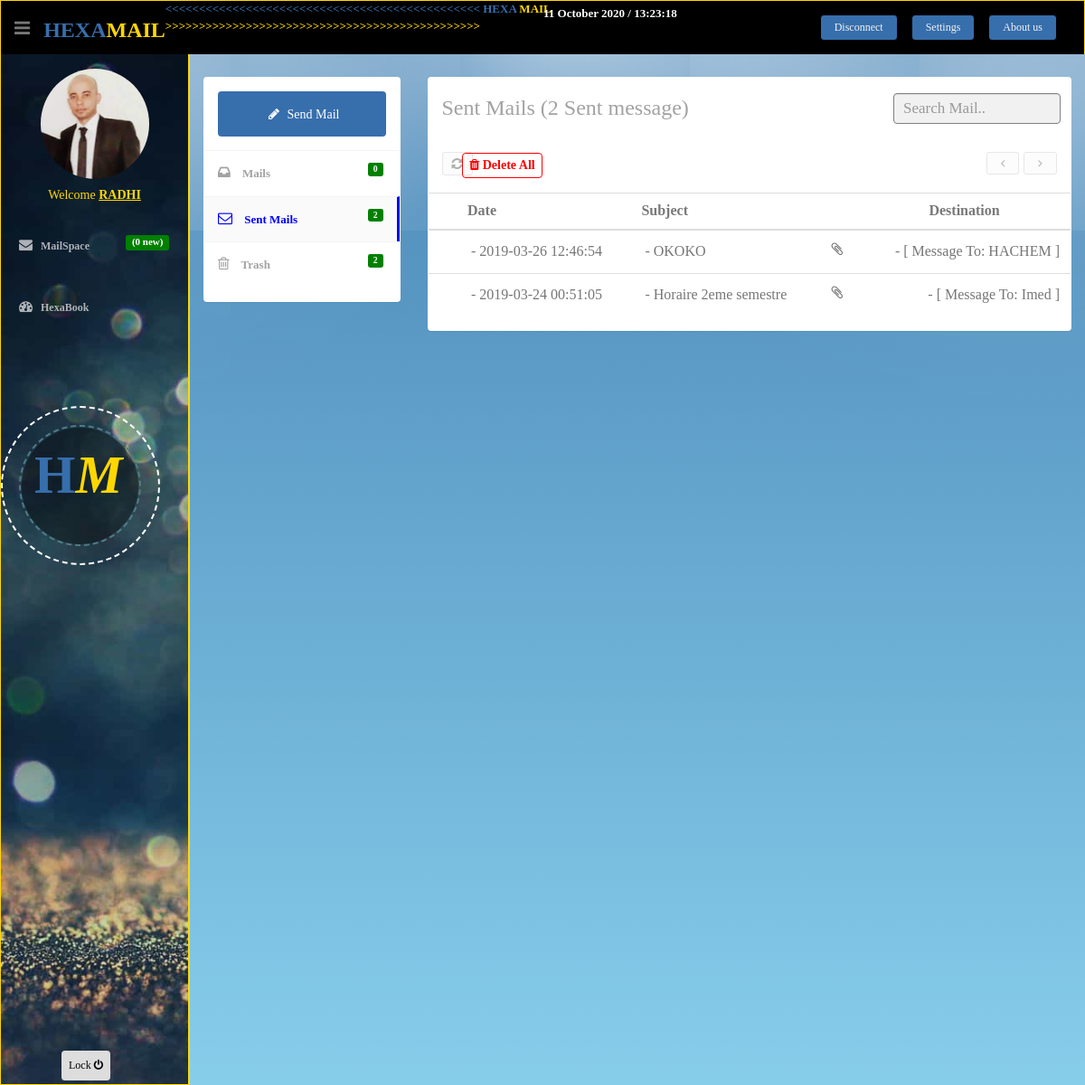
The app's page /sent.php (signed in) with its own data.
### tables this page shows
CREATE TABLE `msg_sent` (
  `id` int(10) NOT NULL,
  `id_expediteur` int(10) NOT NULL,
  `id_destinataire` int(10) NOT NULL,
  `date` datetime NOT NULL,
  `titre` varchar(50) NOT NULL,
  `message` longtext NOT NULL,
  `lu` int(1) NOT NULL,
  `trash` int(1) NOT NULL,
  `picture` varchar(50) NOT NULL
);

CREATE TABLE `membre` (
  `id` int(11) NOT NULL,
  `login` varchar(20) NOT NULL,
  `pass` varchar(12) NOT NULL,
  `pass_confirm` varchar(12) NOT NULL,
  `datenais` date NOT NULL,
  `email` varchar(50) NOT NULL,
  `nom` varchar(20) NOT NULL,
  `prenom` varchar(20) NOT NULL,
  `sex` varchar(10) NOT NULL,
  `country` varchar(100) NOT NULL
);

### sent.php (the view, shortened to what this page needs)
<html lang="en">
<head>
  <link href="lib/bootstrap/css/bootstrap.min.css" rel="stylesheet">
  <link href="lib/font-awesome/css/font-awesome.css" rel="stylesheet" />
  <link href="css/style.css" rel="stylesheet">
  <link href="css/style-responsive.css" rel="stylesheet">
</head>
<body>
  <section id="container">
    <?php
          include("header.php");
          ?>
          <?php
          include("sidebar.php");
          ?>
    <section id="main-content">
      <section class="wrapper">
        <div class="row mt">
          <div class="col-sm-3">
<?php
include("mailmenusent.php");
?>
          </div>
          <div class="col-sm-9">
            <section class="panel">
              <header class="panel-heading wht-bg">
                <h4 class="gen-case">
           <?php  $results2=mysqli_query($base,"SELECT count(*) as total from msg_sent where trash=0 and $_SESSION[id]=id_expediteur");
          $datsent=mysqli_fetch_assoc($results2); ?>
                    Sent Mails (<?php echo "$datsent[total]" ?> Sent message)
                    <form action="#" class="pull-right mail-src-position example">
                      <div class="input-append">
                      <input id="myInput" type="text" class="form-control " placeholder="Search Mail..">
                      </div>
                    </form>
                  </h4>
              </header>
            <div class="panel-body minimal">
                <div class="mail-option">
               <div class="btn-group">
                    <a data-original-title="Refresh"    class="btn mini tooltips" value="Refresh Page" onClick="window.location.reload()">
                      <i class=" fa fa-refresh"></i>
                      </a>
                  </div>
		  <a href="supprimer_all_sent.php" class="btn btn-supp" onclick="return confirm('By clicking Ok all your mails will be deleted !!! Are you sure ?')">
               <strong><font color="red"> <i class="fa fa-trash"></i> Delete All</font></strong>
                   </a>
                  <ul class="unstyled inbox-pagination">
                    <li>
                      <a class="np-btn" href="#"><i class="fa fa-angle-left  pagination-left"></i></a>
                    </li>
                    <li>
                      <a class="np-btn" href="#"><i class="fa fa-angle-right pagination-right"></i></a>
                    </li>
                  </ul>
                </div>
                <div class="table-inbox-wrap ">
	 <table class="table table-inbox table-hover">
   <th></th>
					<th>Date</th>
					<th>Subject</th>
					<th></th>
					<th><center>Destination</center></th>
   <tbody id="myTable">
     <?php
$sql = 'SELECT titre, date, membre.login as destinateur, msg_sent.id as id_message FROM msg_sent, membre WHERE id_expediteur="'.$_SESSION['id'].'" AND id_destinataire=membre.id AND trash=0 ORDER BY date DESC' ;
$req = mysqli_query($base,$sql) or die('Erreur SQL !<br />'.$sql.'<br />'.mysqli_error($base));
$nb = mysqli_num_rows($req);
if ($nb == 0) {
	echo 'No sent messages !';
}
else {
	while ($data = mysqli_fetch_array($req)) {
	?>
	   <tr >
                         <td class="inbox-small-cells">
                        </td>
                        <td class="view-message  dont-show"><?php echo ' - <a href="sent_view.php?id_message=' , $data['id_message'] , '">' , $data['date'] ,'</a>'?> </td>
						<td class="view-message "><?php echo  ' - <a href="sent_view.php?id_message=' , $data['id_message'] , '">' , stripslashes(htmlentities(trim($data['titre']))) ,'</a>'?></td>
                        <td class="view-message  inbox-small-cells"><i class="fa fa-paperclip"></i></td>
                        <td class="view-message  text-right"> <?php echo ' - <a href="sent_view.php?id_message=' , $data['id_message'] , '">' ,'[ Message To: ' , stripslashes(htmlentities(trim($data['destinateur']))) , ' ]' ,'</a>' ?> </td>
                      </tr>
					  <?php
	}
}
?>
                    </tbody>
                  </table>
          </div>
        </div>
      </section>
    </section>
<?php
include("foot.php");
?>
  </section>
</body>
</html>

### css/style.css (style rules this page uses)
body { color: #797979; background: #eaeaea; padding: 0px !important; margin: 0px !important; font-size:13px; font-family: 'Poppins', sans-serif; }
ul li { list-style: none; }
a, a:hover, a:focus { text-decoration: none; outline: none; }
#container { width: 100%; height: 100%; }
.mt { margin-top: 25px; }
#main-content { margin-left: 210px; }
.wrapper { display: inline-block; margin-top: 60px; padding-left: 15px; padding-right: 15px; padding-bottom: 15px; padding-top: 0px; width: 100%; }
.btn-supp { position:absolute; border-color:red; padding:3px 0; text-align:center; width:12%; color:#fff; right:600px; top:84px; }
.btn-supp i { padding: -2px; }
.mail-src-position { margin-top:-3px; }
.wht-bg { background:#fff; }
.wht-bg h4 { font-size:24px; color:#a2a2a2; font-weight:300; }
.table-inbox-wrap { margin:0 -15px; }
.table-inbox { margin:0; }
.table-inbox tr td { padding:12px !important; }
.table-inbox tr td:first-child { width:5%; }
.table-inbox tr a { color: #767676; }
ul.inbox-pagination { float:right; }
ul.inbox-pagination li { float:left; }
.mail-option { display:inline-block; margin-bottom:10px; width:100%; }
.mail-option .chk-all,.mail-option .btn-group { margin-right:5px; }
.mail-option .chk-all,.mail-option .btn-group a.btn { border:1px solid #e7e7e7; padding:5px 10px; display:inline-block; background:#fcfcfc; color:#afafaf; border-radius:3px !important; -webkit-border-radius:3px !important; }
.inbox-pagination a.np-btn { border:1px solid #e7e7e7; padding:5px 15px; display:inline-block; background:#fcfcfc; color:#afafaf; border-radius:3px !important; -webkit-border-radius:3px !important; }
.inbox-pagination a.np-btn { margin-left:5px; }
form.example input[type=text] { padding: 10px; font-size: 17px; border: 1px solid grey; float: left; width: 80%; background: #f1f1f1; position:relative; left:50px; }
form.example::after { content: ""; clear: both; display: table; }
body { position: absolute; top: 0; left: 0; right: 0; bottom: 0; width: 100%; height: 100%; background-color: skyblue; background-image: -webkit-linear-gradient(90deg, skyblue 0%, steelblue 100%); background-attachment: fixed; background-size: 100% 100%; font-family: "Luckiest Guy", cursive; -webkit-font-smoothing: antialiased; }
body:before { content: ""; position: absolute; top: 0; left: 0; right: 0; width: 0; height: 0; margin: auto; border-radius: 100%; background: transparent; display: block; box-shadow: 0 0 150px 100px rgba(255, 255, 255, 0.6), 200px 0 200px 150px rgba(255, 255, 255, 0.6), -250px 0 300px 150px rgba(255, 255, 255, 0.6), 550px 0 300px 200px rgba(255, 255, 255, 0.6), -550px 0 300px 200px rgba(255, 255, 255, 0.6); }

### records on screen
msg_sent: date "2019-03-26 12:46:54", titre "OKOKO", membre.login "HACHEM"
msg_sent: date "2019-03-24 00:51:05", titre "Horaire 2eme semestre", membre.login "Imed"

### other values on screen
$_SESSION['login'] "RADHI"
$datamdp[total] "0"
$datsent[total] "2"
$c "2"
